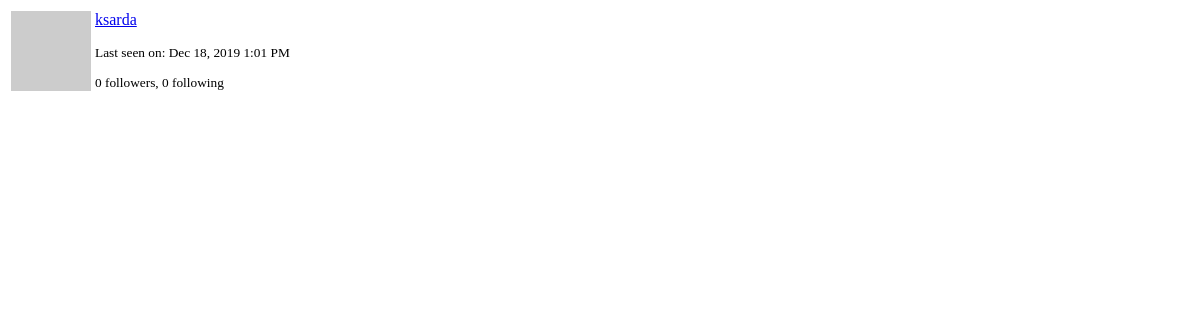
Page /user/ksarda/popup (signed in) on the earlier database version.
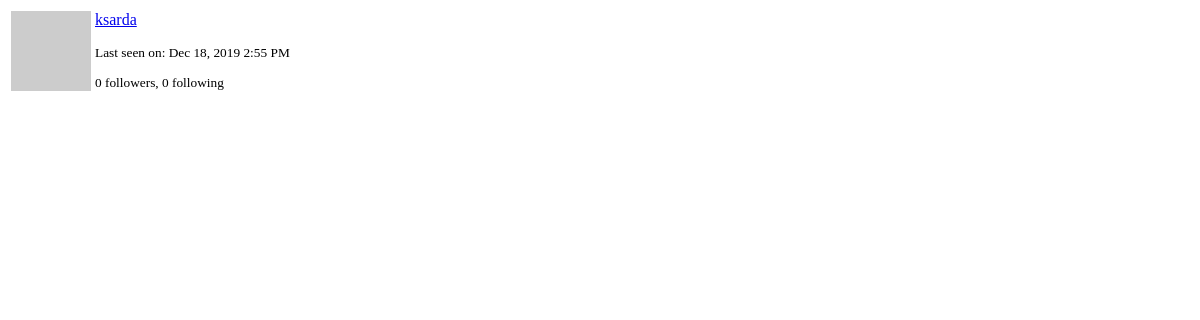
Same page on the later database version.
### app/models.py (models this page shows, shortened)
class PaginatedAPIMixin(object):
    @staticmethod
    def to_collection_dict(query, page, per_page, endpoint, **kwargs):
        resources = query.paginate(page, per_page, False)
        data = {
            'items': [item.to_dict() for item in resources.items],
            '_meta': {
                'page': page,
                'per_page': per_page,
                'total_pages': resources.pages,
                'total_items': resources.total
            },
            '_links': {
                'self': url_for(endpoint, page=page, per_page=per_page,
                                **kwargs),
                'next': url_for(endpoint, page=page + 1, per_page=per_page,
                                **kwargs) if resources.has_next else None,
                'prev': url_for(endpoint, page=page - 1, per_page=per_page,
                                **kwargs) if resources.has_prev else None
            }
        }
        return data

class User(PaginatedAPIMixin, UserMixin, db.Model):
    id = db.Column(db.Integer, primary_key=True)
    username = db.Column(db.String(64), index=True, unique=True)
    email = db.Column(db.String(120), index=True, unique=True)
    password_hash = db.Column(db.String(128))
    posts = db.relationship('Post', backref='author', lazy='dynamic')
    about_me = db.Column(db.String(140))
    childs_section = db.Column(db.String(20), default='N/A')
    leader = db.Column(db.String(6), default='No')
    last_seen = db.Column(db.DateTime, default=datetime.utcnow)
    is_admin = db.Column(db.Boolean, default=False, nullable=False)
    followed = db.relationship(
        'User', secondary=followers,
        primaryjoin=(followers.c.follower_id == id),
        secondaryjoin=(followers.c.followed_id == id),
        backref=db.backref('followers', lazy='dynamic'), lazy='dynamic')
    messages_sent = db.relationship('Message',
                                    foreign_keys='Message.sender_id',
                                    backref='author', lazy='dynamic')
    messages_received = db.relationship('Message',
                                        foreign_keys='Message.recipient_id',
                                        backref='recipient', lazy='dynamic')
    last_message_read_time = db.Column(db.DateTime)
    notifications = db.relationship('Notification', backref='user',
                                    lazy='dynamic')
    token = db.Column(db.String(32), index=True, unique=True)
    token_expiration = db.Column(db.DateTime)
    def avatar(self, size):
        digest = md5(self.email.lower().encode('utf-8')).hexdigest()
        return 'https://www.gravatar.com/avatar/{}?d=identicon&s={}'.format(
            digest, size)

### app/main/routes.py (the view)
@bp.route('/user/<username>/popup')
@login_required
def user_popup(username):
    user = User.query.filter_by(username=username).first_or_404()
    return render_template('user_popup.html', user=user)

### app/main/routes.py (called while the page is built)
@bp.before_app_request
def before_request():
    if current_user.is_authenticated:
        current_user.last_seen = datetime.utcnow()
        db.session.commit()
    g.locale = str(get_locale())

### app/models.py (called while the page is built)
@login.user_loader
def load_user(id):
    return User.query.get(int(id))

### app/templates/user_popup.html (shortened to what this page needs)
<table class="table">
  <tr>
      <td width="64" style="border: 0px;"><img src="{{ user.avatar(64) }}"></td>
      <td style="border: 0px;">
          <p>
              <a href="{{ url_for('main.user', username=user.username) }}">
                  {{ user.username }}
              </a>
          </p>
          <small>
              {% if user.last_seen %}
              <p>{{ _('Last seen on') }}:
                 {{ moment(user.last_seen).format('lll') }}</p>
              {% endif %}
              <p>{{ _('%(count)d followers', count=user.followers.count()) }},
                 {{ _('%(count)d following', count=user.followed.count()) }}</p>
          </small>
      </td>
  </tr>
</table>

Differences in the rows shown:
changed User "ksarda": last_seen "Dec 18, 2019 1:01 PM" → "Dec 18, 2019 2:55 PM"
